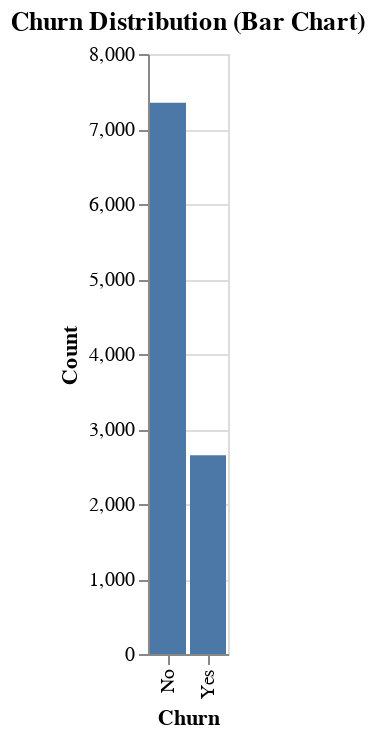

Here is the notebook cell this chart was saved with:
### Code cell
# Create a bar chart to visualize the distribution of `Churn`
bar_chart = alt.Chart(churn_counts).mark_bar().encode(
    x=alt.X('Churn:N', axis=alt.Axis(title='Churn')),
    y=alt.Y('Count:Q', axis=alt.Axis(title='Count')),
    tooltip=['Churn', 'Count', 'Percentage']
).properties(
    title='Churn Distribution (Bar Chart)'
)
display(bar_chart)

### Figure 1 — Vega-Lite specification as saved in the notebook (floating-point values rounded to 4 significant figures)
{"config": {"view": {"continuousWidth": 400, "continuousHeight": 300}}, "data": {"name": "data-f1cc47ba407ee0e4cc06b2b0adba70fe"}, "mark": "bar", "encoding": {"tooltip": [{"field": "Churn", "type": "nominal"}, {"field": "Count", "type": "quantitative"}, {"field": "Percentage", "type": "quantitative"}], "x": {"axis": {"title": "Churn"}, "field": "Churn", "type": "nominal"}, "y": {"axis": {"title": "Count"}, "field": "Count", "type": "quantitative"}}, "title": "Churn Distribution (Bar Chart)", "$schema": "https://vega.github.io/schema/vega-lite/v4.17.0.json", "datasets": {"data-f1cc47ba407ee0e4cc06b2b0adba70fe": [{"Churn": "No", "Count": 7350, "Percentage": 73.5}, {"Churn": "Yes", "Count": 2650, "Percentage": 26.5}]}}
